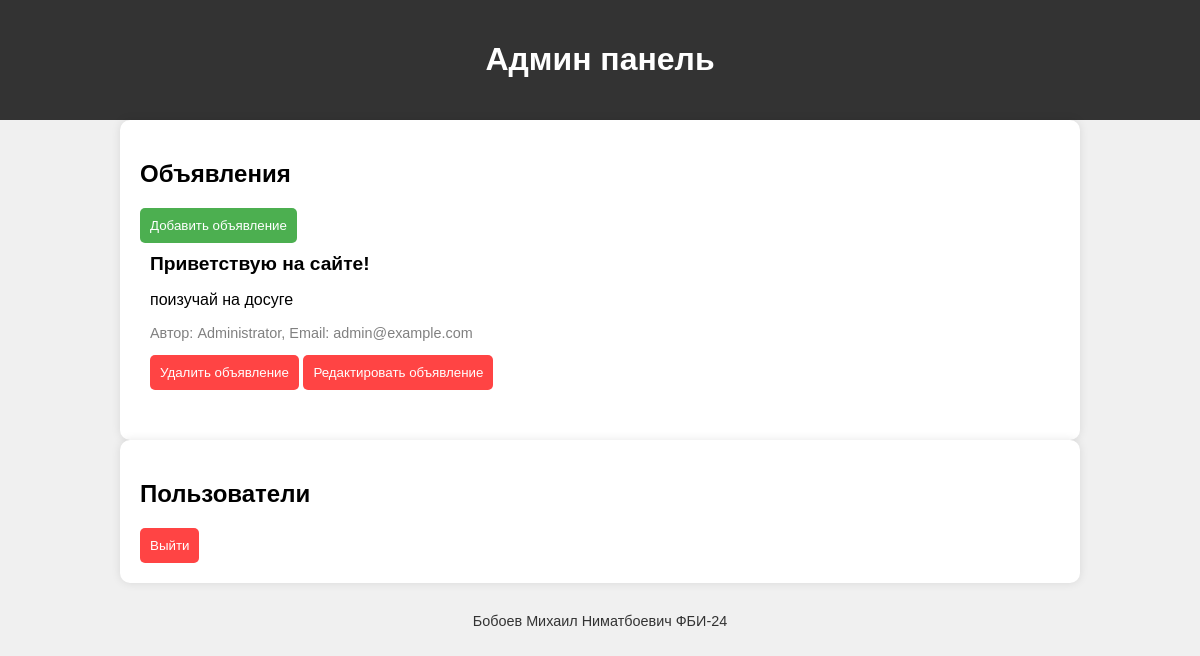
Screenshot of /admin_panel with the database file from the repository.
### tables this page shows
CREATE TABLE posts (
    id INTEGER PRIMARY KEY AUTOINCREMENT,
    title TEXT NOT NULL CHECK(length(title) > 0),
    content TEXT NOT NULL CHECK(length(content) > 0),
    user_id INTEGER NOT NULL,
    FOREIGN KEY(user_id) REFERENCES users(id) ON DELETE CASCADE
);

CREATE TABLE users (
    id INTEGER PRIMARY KEY AUTOINCREMENT,
    username TEXT UNIQUE NOT NULL CHECK(length(username) > 0),
    password TEXT NOT NULL CHECK(length(password) > 0),
    name TEXT NOT NULL,
    email TEXT UNIQUE NOT NULL,
    avatar TEXT,
    about TEXT,
    is_admin INTEGER DEFAULT 0 CHECK(is_admin IN (0, 1))
);

### app.py (the view)
@app.route('/admin_panel')
def admin_panel():
    conn = get_db_connection()
    posts = conn.execute('SELECT posts.id, posts.title, posts.content, users.name, users.email FROM posts INNER JOIN users ON posts.user_id = users.id').fetchall()
    users = conn.execute('SELECT id, username, email FROM users WHERE is_admin = 0').fetchall()
    conn.close()
    return render_template('admin_panel.html', posts=posts, users=users)

### app.py (called while the page is built)
def get_db_connection():
    conn = sqlite3.connect(DATABASE)
    conn.row_factory = sqlite3.Row
    return conn

### templates/admin_panel.html (shortened to what this page needs)
<!DOCTYPE html>
<html lang="ru">
<head>
</head>
<body>
    <header>
        <h1>Админ панель</h1>
    </header>
    <div class="container">
        <div class="board">
            <h2>Объявления</h2>
            <button class="btn-green" onclick="location.href='{{ url_for('add_post') }}'">Добавить объявление</button>
            {% for post in posts %}
            <div class="announcement">
                <div class="title">{{ post.title }}</div>
                <p>{{ post.content }}</p>
                <p class="email">Автор: {{ post.name }}, Email: {{ post.email }}</p>
                <button onclick="deletePost({{ post.id }})">Удалить объявление</button>
                <button onclick="location.href='{{ url_for('edit_post', post_id=post.id) }}'">Редактировать объявление</button>
            </div>
            {% endfor %}
        </div>
        <div class="board">
            <h2>Пользователи</h2>
            <button onclick="location.href='{{ url_for('logout') }}'" class="btn-red">Выйти</button>
        </div>
    </div>
    <footer>
        <p>Бобоев Михаил Ниматбоевич ФБИ-24</p>
    </footer>
</body>
</html>

### templates/admin_panel.html (style rules this page uses)
body { font-family: Arial, sans-serif; background-color: #f0f0f0; margin: 0; padding: 0; }
.container { width: 80%; margin: auto; }
header { background-color: #333; color: white; padding: 20px 0; text-align: center; }
.board { background-color: white; padding: 20px; border-radius: 10px; box-shadow: 0 0 10px rgba(0, 0, 0, 0.1); }
.announcement, .user { margin-bottom: 20px; padding: 10px; border-bottom: 1px solid #ddd; }
.announcement:last-child, .user:last-child { border-bottom: none; }
.title { font-weight: bold; font-size: 1.2em; }
.user .email, .announcement .email { font-size: 0.9em; color: gray; }
button { padding: 10px; background-color: #ff4444; color: white; border: none; border-radius: 5px; cursor: pointer; }
.btn-green { background-color: #4CAF50; }
footer { text-align: center; margin-top: 30px; font-size: 0.9em; color: #333; }

### rows the page displays
posts: title "Приветствую на сайте!", content "поизучай на досуге", name "Administrator", email "admin@example.com"
